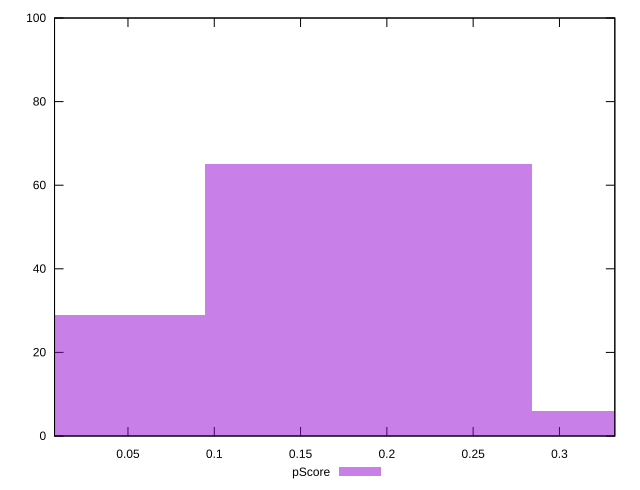

Reproduce this figure in gnuplot.
reset

$pScore <<EOF
0 29
0.3784386252991035 6
0.18921931264955175 65
EOF

set key outside below
set boxwidth 0.18921931264955175
set xrange [0.007448430505308246:0.3320810946075494]
set yrange [0:100]
set trange [0:100]
set style fill transparent solid 0.5 noborder
set terminal svg size 640, 490 enhanced background rgb 'white'
set output "report_00017_2021-02-10T15-08-03.406Z/max-potential-fid/samples/pages+cached/pScore/histogram.svg"

plot $pScore title "pScore" with boxes

reset
